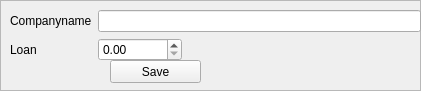
      <widget class="QFrame" name="frame_4">
       <property name="geometry">
        <rect>
         <x>0</x>
         <y>0</y>
         <width>421</width>
         <height>91</height>
        </rect>
       </property>
       <property name="frameShape">
        <enum>QFrame::StyledPanel</enum>
       </property>
       <property name="frameShadow">
        <enum>QFrame::Raised</enum>
       </property>
       <widget class="QWidget" name="formLayoutWidget_2">
        <property name="geometry">
         <rect>
          <x>10</x>
          <y>10</y>
          <width>411</width>
          <height>51</height>
         </rect>
        </property>
        <layout class="QFormLayout" name="formLayout_2">
         <property name="fieldGrowthPolicy">
          <enum>QFormLayout::ExpandingFieldsGrow</enum>
         </property>
         <property name="labelAlignment">
          <set>Qt::AlignLeading|Qt::AlignLeft|Qt::AlignVCenter</set>
         </property>
         <item row="0" column="0">
          <widget class="QLabel" name="label_3">
           <property name="text">
            <string>Companyname</string>
           </property>
          </widget>
         </item>
         <item row="0" column="1">
          <widget class="QLineEdit" name="companyname"/>
         </item>
         <item row="1" column="0">
          <widget class="QLabel" name="label_4">
           <property name="text">
            <string>Loan</string>
           </property>
          </widget>
         </item>
         <item row="1" column="1">
          <widget class="QDoubleSpinBox" name="loan">
           <property name="decimals">
            <number>2</number>
           </property>
           <property name="maximum">
            <double>99999999.989999994635582</double>
           </property>
          </widget>
         </item>
        </layout>
       </widget>
       <widget class="QPushButton" name="saveCompany">
        <property name="geometry">
         <rect>
          <x>110</x>
          <y>60</y>
          <width>91</width>
          <height>23</height>
         </rect>
        </property>
        <property name="text">
         <string>Save</string>
        </property>
       </widget>
      </widget>
